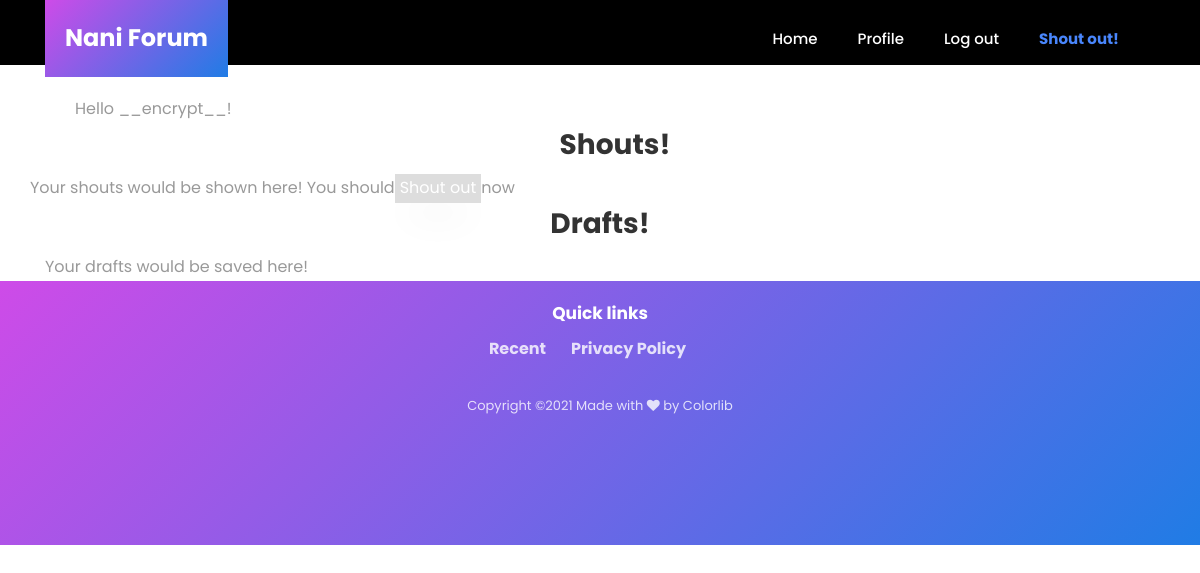
/213/2444376611987366/ (signed in), run on an earlier commit of the app's database.
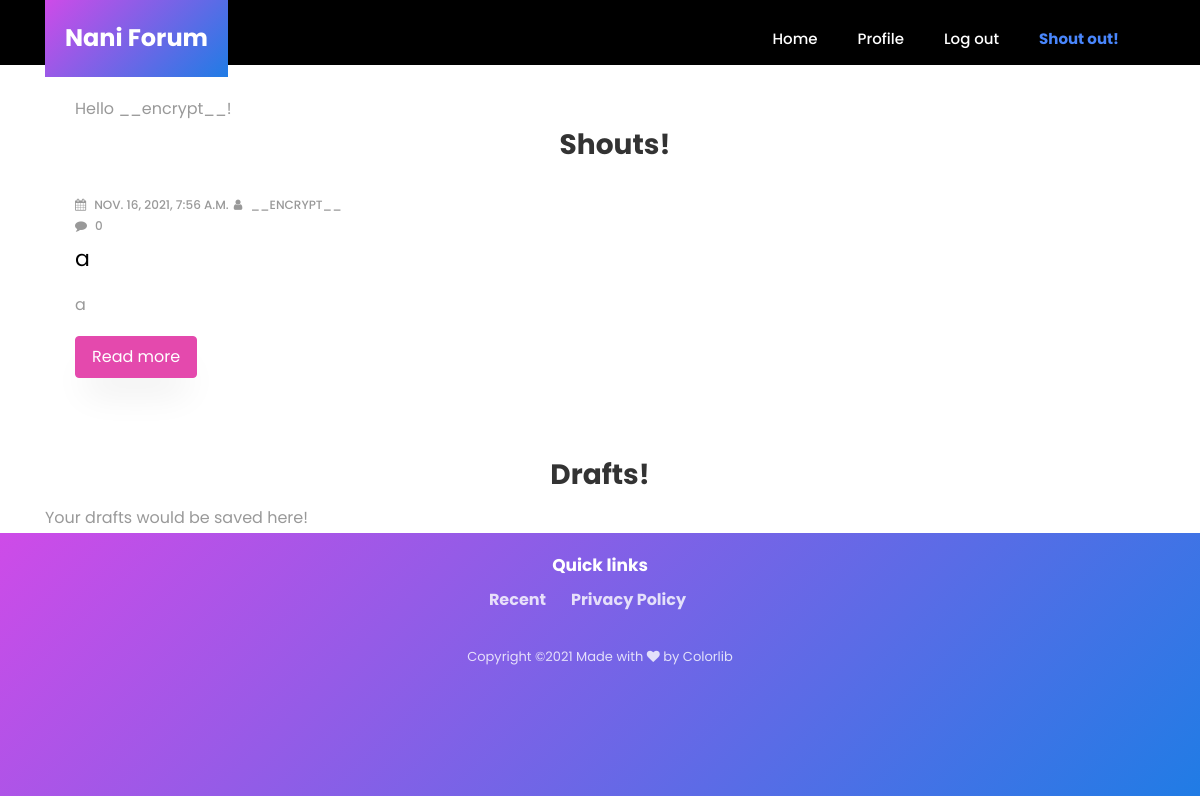
And on a later commit of the database.
### Post/models.py (models this page shows, shortened)
class Post(models.Model):
    STATUS_CHOICES = (
        ('draft', 'Draft'),
        ('published', 'Published'),
    )
    title = models.CharField(max_length=255)
    slug = models.SlugField(max_length=255, unique_for_date='published', blank=True)
    detail = models.TextField()
    author = models.ForeignKey(User, null=True, on_delete=models.SET_NULL, related_name='posts')
    status = models.CharField(choices=STATUS_CHOICES, max_length=10, default='draft')
    published = models.DateTimeField(auto_now_add=True)
    updated = models.DateTimeField(auto_now=True)
    tags = TaggableManager()
    class Meta:
        ordering = ('-published',)

### Post/views.py (the view)
# urls.py: path('213/2444376611987366/', views.profile, name="profile"),
@login_required
def profile(request):
    drafts = request.user.posts.filter(status="draft")
    shouts = request.user.posts.filter(status="published")
    context = {"drafts":drafts, "shouts":shouts}
    return render(request, "post/profile.html", context)

### Main/templates/post/profile.html (shortened to what this page needs)
{% extends 'base.html' %}
{% load static %}
{% block content %}
    <section class="hero-wrap" style="height: 65px; background-image: url({% static 'images/background.jpg' %});">
    </section>
    <section>
    <div class="container">
      <div style="margin: 30px 0px 0px 30px;">
        Hello {{ user.username }}!
        <h3 style="font-weight:bold; text-align:center;">Shouts!</h3>
      </div>
      <div class="row d-flex">
            {% if shouts %}
                {% for post in shouts %}
                <div class="col-lg-4 ftco-animate">
                    <div class="blog-entry">
                        <div class="text d-block">
                            <div class="meta">
                                <p>
                                    <span style="margin-right:2px;"><span class="fa fa-calendar mr-2"></span>{{ post.published }}</span>
                                    <span style="margin-right:2px;"><span class="fa fa-user mr-2"></span>{{ post.author }}</span>
                                    <span style="margin-right:2px;"><span class="fa fa-comment mr-2"></span>{{ post.comment_set.count }}</span>
                                </p>
                            </div>
                            <h3 class="heading"><a href="{% url 'post:detail' pk=post.id slug=post.slug %}">{{ post.title }}</a></h3>
                            <p>{{ post.detail|truncatechars:55 }}</p>
                            <p><a href="{% url 'post:detail' pk=post.id slug=post.slug %}" class="btn btn-secondary py-2 px-3">Read more</a></p>
                        </div>
                    </div>
                    </div>
                {% endfor %}
            {% else %}
                Your shouts would be shown here! You should  <a href="{% url 'post:create' %}" class="btn" style="border-radius:0px; color:white; background:#ddd; padding:1px 4px;">Shout out</a> now
            {% endif %}
        </div>
    <div>
      <div>
        <h3 style="font-weight:bold; text-align:center;">Drafts!</h3>
      </div>
            {% if drafts %}
                {% for post in drafts %}
                <div class="col-lg-4 ftco-animate">
                    <div class="blog-entry">
                        <div class="text d-block">
                            <div class="meta">
                                <p>
                                    <span style="margin-right:2px;"><span class="fa fa-calendar mr-2"></span>{{ post.published }}</span>
                                    <span style="margin-right:2px;"><span class="fa fa-user mr-2"></span>{{ post.author }}</span>
                                    <span style="margin-right:2px;"><span class="fa fa-comment mr-2"></span>{{ post.comment_set.count }}</span>
                                </p>
                            </div>
                            <h3 class="heading"><a href="{% url 'post:detail' pk=post.id slug=post.slug %}">{{ post.title }}</a></h3>
                            <p>{{ post.detail|truncatechars:55 }}</p>
                            <p><a href="{% url 'post:detail' pk=post.id slug=post.slug %}" class="btn btn-secondary py-2 px-3">Read more</a></p>
                        </div>
                    </div>
                    </div>
                {% endfor %}
            {% else %}
                Your drafts would be saved here!
            {% endif %}
          </div>
  </div>
    </section>
{% endblock %}

What changed in the data, as far as the page shows it:
added Post: published "NOV. 16, 2021, 7:56 A.M.", author "__ENCRYPT__", comment_set.count "0", title "a", detail "a"
Also different on the page:
text no longer shown: "Your shouts would be shown here! You should Shout out now"
